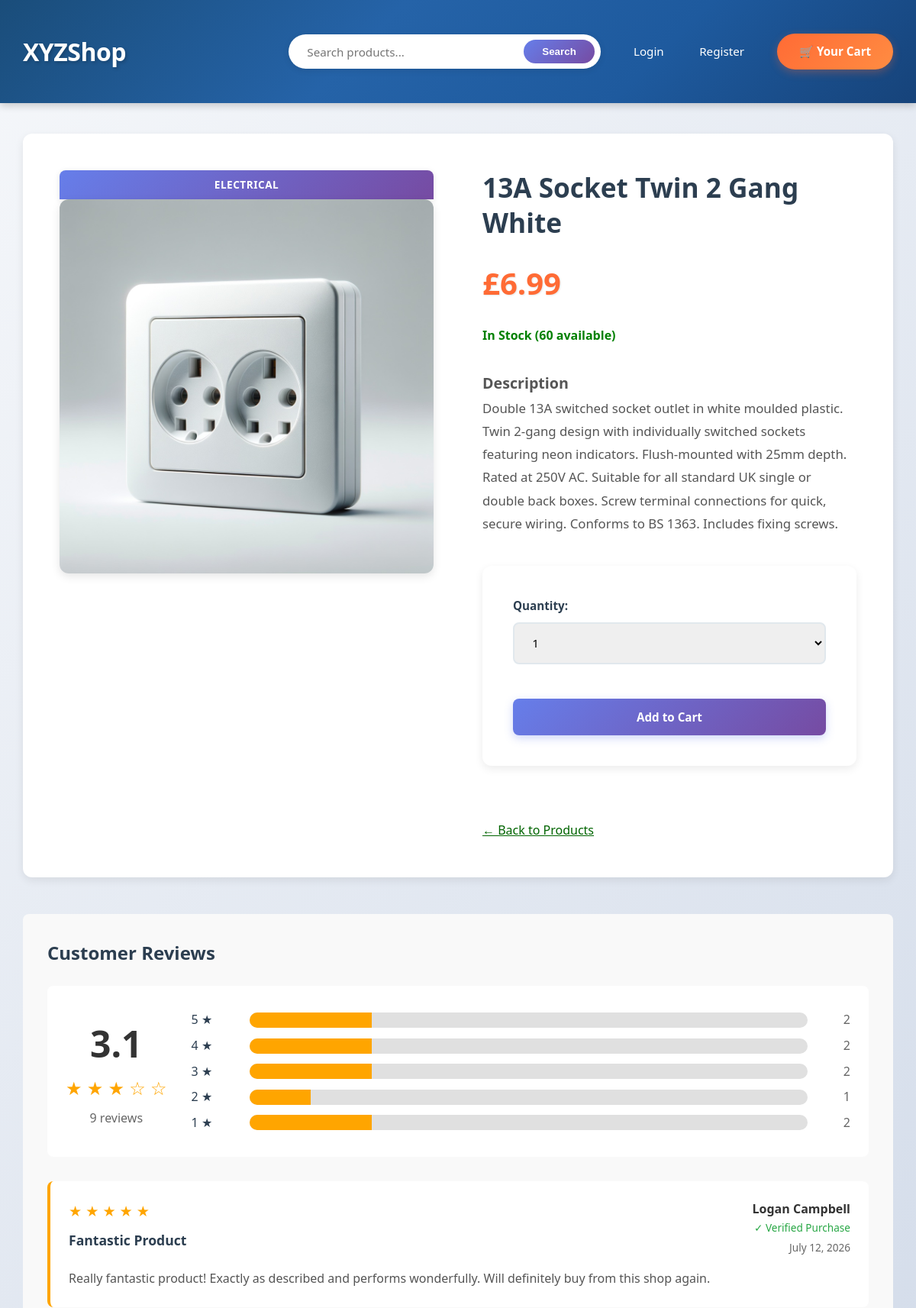
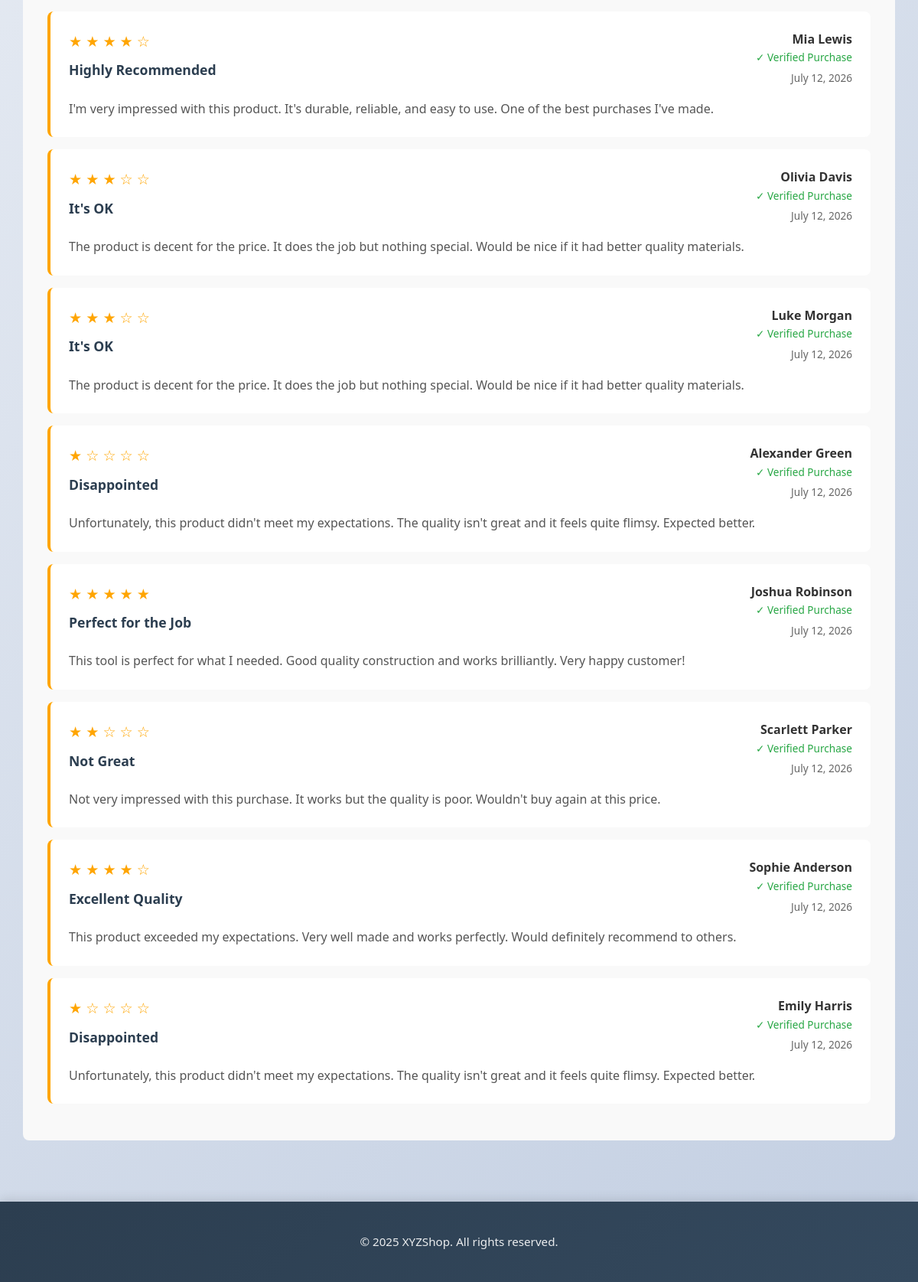
The page /1/socket-twin-2-gang-white/ on the database its author committed (2 pictures, top to bottom).
### products/models.py (models this page shows, shortened)
class Product(models.Model):
    category = models.ForeignKey(Category, related_name='products', on_delete=models.CASCADE)
    name = models.CharField(max_length=200, db_index=True)
    slug = models.SlugField(max_length=200, db_index=True)
    image = models.ImageField(upload_to='products/', blank=True)
    description = models.TextField(blank=True)
    cost_price = models.DecimalField(max_digits=10, decimal_places=2, default=0.00, help_text='Cost price paid for this item')
    price = models.DecimalField(max_digits=10, decimal_places=2, help_text='Selling price to customers')
    stock = models.PositiveIntegerField()
    available = models.BooleanField(default=True)
    is_online = models.BooleanField(default=False, help_text='Product is visible to customers on the website')
    created = models.DateTimeField(auto_now_add=True)
    updated = models.DateTimeField(auto_now=True)
    class Meta:
        ordering = ('name',)
        indexes = [
            models.Index(fields=['id', 'slug']),
        ]
    def get_average_rating(self):
        reviews = self.reviews.all()
        if reviews.exists():
            total = sum(review.rating for review in reviews)
            return round(total / reviews.count(), 1)
        return 0.0
    def get_rating_count(self):
        return self.reviews.count()
    def get_rating_distribution(self):
        distribution = {5: 0, 4: 0, 3: 0, 2: 0, 1: 0}
        for review in self.reviews.all():
            distribution[review.rating] += 1
        return distribution

class Category(models.Model):
    name = models.CharField(max_length=200, db_index=True)
    slug = models.SlugField(max_length=200, unique=True)
    class Meta:
        ordering = ('name',)
        verbose_name = 'category'
        verbose_name_plural = 'categories'

class ProductReview(models.Model):
    product = models.ForeignKey(Product, on_delete=models.CASCADE, related_name='reviews')
    user = models.ForeignKey(settings.AUTH_USER_MODEL, on_delete=models.CASCADE, related_name='product_reviews')
    rating = models.PositiveSmallIntegerField(
        choices=[(1, '1 Star'), (2, '2 Stars'), (3, '3 Stars'), (4, '4 Stars'), (5, '5 Stars')],
        help_text='Rate this product from 1 to 5 stars'
    )
    title = models.CharField(max_length=200, blank=True, help_text='Short title for your review')
    comment = models.TextField(help_text='Your review of this product')
    created = models.DateTimeField(auto_now_add=True)
    updated = models.DateTimeField(auto_now=True)
    verified_purchase = models.BooleanField(default=False, help_text='Customer has purchased this product')
    class Meta:
        ordering = ('-created',)
        verbose_name = 'Product Review'
        verbose_name_plural = 'Product Reviews'
        unique_together = ('product', 'user')
        indexes = [
            models.Index(fields=['product', '-created']),
            models.Index(fields=['rating']),
        ]

### products/views.py (the view)
# urls.py: path('<int:id>/<slug:slug>/', views.product_detail, name='product_detail'),
def product_detail(request, id, slug):
    product = get_object_or_404(Product, id=id, slug=slug, available=True, is_online=True)
    cart_product_form = CartAddProductForm()
    reviews = product.reviews.all()
    average_rating = product.get_average_rating()
    rating_count = product.get_rating_count()
    rating_distribution = product.get_rating_distribution()
    return render(request, 'products/product/detail.html', {
        'product': product,
        'cart_product_form': cart_product_form,
        'reviews': reviews,
        'average_rating': average_rating,
        'rating_count': rating_count,
        'rating_distribution': rating_distribution,
    })

### products/templates/products/product/detail.html (shortened to what this page needs)
{% extends "base.html" %}
{% load static %}
{% block content %}
    <div class="container">
        <div class="product-detail">
            <div class="detail-image-container">
                <div class="category-label">{{ product.category.name }}</div>
                {% if product.image %}
                    <img src="{{ product.image.url }}" alt="{{ product.name }}">
                {% else %}
                    <img src="https://via.placeholder.com/500x400?text=No+Image" alt="{{ product.name }}">
                {% endif %}
            </div>
            <div class="product-info">
                <h1>{{ product.name }}</h1>
                <p class="price">£{{ product.price }}</p>
                {% if product.stock > 0 %}
                    <p style="color: green; font-weight: bold;">In Stock ({{ product.stock }} available)</p>
                {% else %}
                    <p style="color: red; font-weight: bold;">Out of Stock</p>
                {% endif %}
                <div class="description">
                    <h3>Description</h3>
                    {{ product.description|linebreaks }}
                </div>
                {% if product.stock > 0 %}
                    <form action="{% url 'cart:cart_add' product.id %}" method="post">
                        <p>
                            <label for="id_quantity">Quantity:</label>
                            {{ cart_product_form.quantity }}
                        </p>
                        <input type="submit" value="Add to Cart" class="btn">
                    </form>
                {% endif %}
                <a href="{% url 'products:product_list' %}" style="display: inline-block; margin-top: 2rem; color: #006400;">← Back to Products</a>
            </div>
        </div>
        <div class="product-reviews" style="margin-top: 3rem; padding: 2rem; background-color: #f9f9f9; border-radius: 8px;">
            <h2>Customer Reviews</h2>
            {% if rating_count > 0 %}
                <div class="rating-summary" style="display: flex; align-items: center; gap: 2rem; margin: 1.5rem 0; padding: 1.5rem; background: white; border-radius: 8px;">
                    <div style="text-align: center;">
                        <div style="font-size: 3rem; font-weight: bold; color: #333;">{{ average_rating }}</div>
                        <div style="font-size: 1.5rem; color: #ffa500;">
                            {% for i in "12345" %}
                                {% if forloop.counter <= average_rating %}★{% else %}☆{% endif %}
                            {% endfor %}
                        </div>
                        <div style="color: #666; margin-top: 0.5rem;">{{ rating_count }} review{{ rating_count|pluralize }}</div>
                    </div>
                    <div style="flex: 1;">
                        <div style="display: flex; align-items: center; margin: 0.5rem 0;">
                            <span style="width: 60px;">5 ★</span>
                            <div style="flex: 1; height: 20px; background: #e0e0e0; border-radius: 10px; margin: 0 1rem; overflow: hidden;">
                                {% if rating_count > 0 %}
                                    <div style="width: {% widthratio rating_distribution.5 rating_count 100 %}%; height: 100%; background: #ffa500;"></div>
                                {% endif %}
                            </div>
                            <span style="width: 40px; text-align: right; color: #666;">{{ rating_distribution.5 }}</span>
                        </div>
                        <div style="display: flex; align-items: center; margin: 0.5rem 0;">
                            <span style="width: 60px;">4 ★</span>
                            <div style="flex: 1; height: 20px; background: #e0e0e0; border-radius: 10px; margin: 0 1rem; overflow: hidden;">
                                {% if rating_count > 0 %}
                                    <div style="width: {% widthratio rating_distribution.4 rating_count 100 %}%; height: 100%; background: #ffa500;"></div>
                                {% endif %}
                            </div>
                            <span style="width: 40px; text-align: right; color: #666;">{{ rating_distribution.4 }}</span>
                        </div>
                        <div style="display: flex; align-items: center; margin: 0.5rem 0;">
                            <span style="width: 60px;">3 ★</span>
                            <div style="flex: 1; height: 20px; background: #e0e0e0; border-radius: 10px; margin: 0 1rem; overflow: hidden;">
                                {% if rating_count > 0 %}
                                    <div style="width: {% widthratio rating_distribution.3 rating_count 100 %}%; height: 100%; background: #ffa500;"></div>
                                {% endif %}
                            </div>
                            <span style="width: 40px; text-align: right; color: #666;">{{ rating_distribution.3 }}</span>
                        </div>
                        <div style="display: flex; align-items: center; margin: 0.5rem 0;">
                            <span style="width: 60px;">2 ★</span>
                            <div style="flex: 1; height: 20px; background: #e0e0e0; border-radius: 10px; margin: 0 1rem; overflow: hidden;">
                                {% if rating_count > 0 %}
                                    <div style="width: {% widthratio rating_distribution.2 rating_count 100 %}%; height: 100%; background: #ffa500;"></div>
                                {% endif %}
                            </div>
                            <span style="width: 40px; text-align: right; color: #666;">{{ rating_distribution.2 }}</span>
                        </div>
                        <div style="display: flex; align-items: center; margin: 0.5rem 0;">
                            <span style="width: 60px;">1 ★</span>
                            <div style="flex: 1; height: 20px; background: #e0e0e0; border-radius: 10px; margin: 0 1rem; overflow: hidden;">
                                {% if rating_count > 0 %}
                                    <div style="width: {% widthratio rating_distribution.1 rating_count 100 %}%; height: 100%; background: #ffa500;"></div>
                                {% endif %}
                            </div>
                            <span style="width: 40px; text-align: right; color: #666;">{{ rating_distribution.1 }}</span>
                        </div>
                    </div>
                </div>
                <div class="reviews-list" style="margin-top: 2rem;">
                    {% for review in reviews %}
                        <div class="review-item" style="background: white; padding: 1.5rem; margin-bottom: 1rem; border-radius: 8px; border-left: 4px solid #ffa500;">
                            <div style="display: flex; justify-content: space-between; align-items: start; margin-bottom: 1rem;">
                                <div>
                                    <div style="color: #ffa500; font-size: 1.2rem; margin-bottom: 0.3rem;">
                                        {% for i in "12345" %}
                                            {% if forloop.counter <= review.rating %}★{% else %}☆{% endif %}
                                        {% endfor %}
                                    </div>
                                    {% if review.title %}
                                        <h3 style="margin: 0.5rem 0; font-size: 1.1rem;">{{ review.title }}</h3>
                                    {% endif %}
                                </div>
                                <div style="text-align: right;">
                                    <div style="font-weight: bold; color: #333;">{{ review.user.get_full_name|default:review.user.username }}</div>
                                    {% if review.verified_purchase %}
                                        <div style="color: #28a745; font-size: 0.85rem;">✓ Verified Purchase</div>
                                    {% endif %}
                                    <div style="color: #666; font-size: 0.85rem; margin-top: 0.3rem;">{{ review.created|date:"F d, Y" }}</div>
                                </div>
                            </div>
                            <p style="color: #555; line-height: 1.6; margin: 0;">{{ review.comment }}</p>
                        </div>
                    {% endfor %}
                </div>
            {% else %}
                <p style="color: #666; text-align: center; padding: 2rem;">No reviews yet. Be the first to review this product!</p>
            {% endif %}
        </div>
    </div>
{% endblock %}

### products/templates/base.html (shortened to what this page needs)
{% load static %}
<!DOCTYPE html>
<html>
<head>
</head>
<body>
    <header>
        <div class="header-content">
            <a href="{% url 'products:product_list' %}" class="logo">XYZShop</a>
            <div class="header-right">
                <form class="search-form" action="{% url 'products:product_search' %}" method="get">
                    <input type="text" name="q" placeholder="Search products..." value="{{ query }}">
                    <button type="submit">Search</button>
                </form>
                <div class="user-menu">
                    {% if user.is_authenticated %}
                        <span class="user-welcome">Hello, {{ user.first_name|default:user.username }}!</span>
                        {% if user.is_staff %}
                        <a href="/admin/" style="background: #e74c3c; padding: 5px 12px; border-radius: 20px; color: white; text-decoration: none; font-weight: bold;">Admin Panel</a>
                        {% endif %}
                        <a href="{% url 'accounts:profile' %}">My Account</a>
                        <a href="{% url 'accounts:order_history' %}">Orders</a>
                        <a href="{% url 'accounts:logout' %}">Logout</a>
                    {% else %}
                        <a href="{% url 'accounts:login' %}">Login</a>
                        <a href="{% url 'accounts:register' %}">Register</a>
                    {% endif %}
                </div>
                <a href="{% url 'cart:cart_detail' %}" class="cart-link">
                    🛒 Your Cart
                </a>
            </div>
        </div>
    </header>
    <div id="content">
        {% block content %}
        {% endblock %}
    </div>
    <footer>
        <p>&copy; 2025 XYZShop. All rights reserved.</p>
    </footer>
</body>
</html>

### rows shown on the page
Product: category.name "ELECTRICAL", image (picture), name "13A Socket Twin 2 Gang White", price "6.99", stock "60", description "Double 13A switched socket outlet in white moulded plastic. Twin 2-gang design with individually switched sockets featuring neon indicators. Flush-mounted with 25mm depth. Rated at 250V AC. Suitable for all standard UK single or double back boxes. Screw terminal connections for quick, secure wiring. Conforms to BS 1363. Includes fixing screws."
ProductReview: rating 5 (drawn), title "Fantastic Product", user.get_full_name "Logan Campbell", verified_purchase "✓ Verified Purchase", created "July 12, 2026", comment "Really fantastic product! Exactly as described and performs wonderfully. Will definitely buy from this shop again."
ProductReview: rating 4 (drawn), title "Highly Recommended", user.get_full_name "Mia Lewis", verified_purchase "✓ Verified Purchase", created "July 12, 2026", comment "I'm very impressed with this product. It's durable, reliable, and easy to use. One of the best purchases I've made."
ProductReview: rating 3 (drawn), title "It's OK", user.get_full_name "Olivia Davis", verified_purchase "✓ Verified Purchase", created "July 12, 2026", comment "The product is decent for the price. It does the job but nothing special. Would be nice if it had better quality materials."
ProductReview: rating 3 (drawn), title "It's OK", user.get_full_name "Luke Morgan", verified_purchase "✓ Verified Purchase", created "July 12, 2026", comment "The product is decent for the price. It does the job but nothing special. Would be nice if it had better quality materials."
ProductReview: rating 1 (drawn), title "Disappointed", user.get_full_name "Alexander Green", verified_purchase "✓ Verified Purchase", created "July 12, 2026", comment "Unfortunately, this product didn't meet my expectations. The quality isn't great and it feels quite flimsy. Expected better."
ProductReview: rating 5 (drawn), title "Perfect for the Job", user.get_full_name "Joshua Robinson", verified_purchase "✓ Verified Purchase", created "July 12, 2026", comment "This tool is perfect for what I needed. Good quality construction and works brilliantly. Very happy customer!"
ProductReview: rating 2 (drawn), title "Not Great", user.get_full_name "Scarlett Parker", verified_purchase "✓ Verified Purchase", created "July 12, 2026", comment "Not very impressed with this purchase. It works but the quality is poor. Wouldn't buy again at this price."
ProductReview: rating 4 (drawn), title "Excellent Quality", user.get_full_name "Sophie Anderson", verified_purchase "✓ Verified Purchase", created "July 12, 2026", comment "This product exceeded my expectations. Very well made and works perfectly. Would definitely recommend to others."
ProductReview: rating 1 (drawn), title "Disappointed", user.get_full_name "Emily Harris", verified_purchase "✓ Verified Purchase", created "July 12, 2026", comment "Unfortunately, this product didn't meet my expectations. The quality isn't great and it feels quite flimsy. Expected better."

### other values the page prints
{{ average_rating }} "3.1"
{{ rating_count }} "9"
{{ rating_distribution.5 }} "2"
{{ rating_distribution.4 }} "2"
{{ rating_distribution.3 }} "2"
{{ rating_distribution.2 }} "1"
{{ rating_distribution.1 }} "2"
